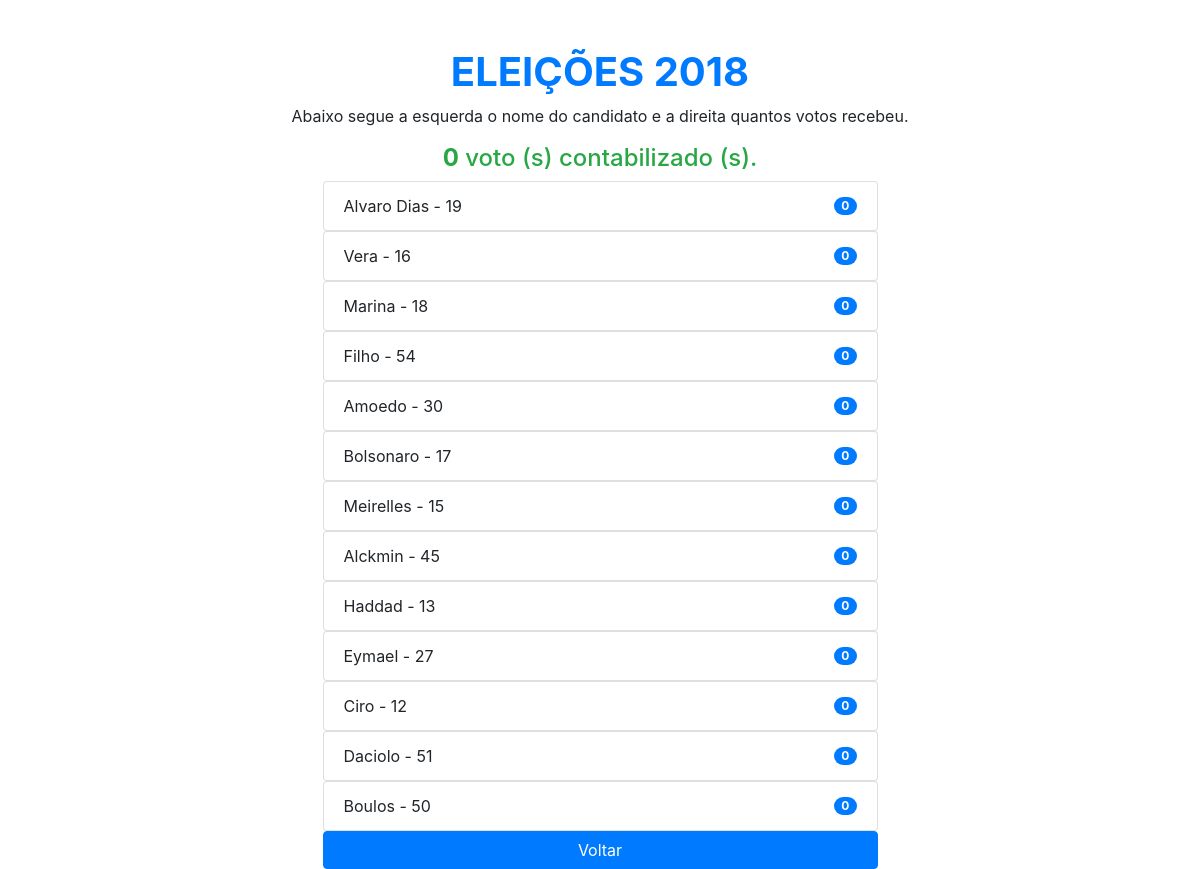
The app's page /resultado.php with its own data.
### tables this page shows
CREATE TABLE `candidatos` (
  `id` int(11) NOT NULL,
  `cadidato` varchar(50) NOT NULL,
  `imagem` varchar(200) NOT NULL,
  `qtd_voto` int(50) NOT NULL
);

### resultado.php (the view, shortened to what this page needs)
<?php
include "conexao.php";
?>
<!DOCTYPE html>
<html lang="pt-BR">
	<head>
		<link rel="stylesheet" href="https://stackpath.bootstrapcdn.com/bootstrap/4.1.3/css/bootstrap.min.css">
	</head>
	<body>
		<div class="container">
			<h1 class="text-center mt-5  text-primary"><strong>ELEIÇÕES 2018</strong></h1>
			<p class="text-center mb-3">Abaixo segue a esquerda o nome do candidato e a direita quantos votos recebeu.</p>
			<div class="row">
                <div class="col-sm-12 col-md-12 btn-block  text-center">
				<?php
$result_candidato = " select  sum(qtd_voto) from candidatos ";
$resultado_candidatos = mysqli_query($conn, $result_candidato);
while ($linha = mysqli_fetch_array($resultado_candidatos)) {
	?>
    <H4 class="text-success"><strong><?php echo $linha['sum(qtd_voto)']; ?></strong> voto (s) contabilizado (s).</H4>
                </div>
<?php
}
?>
<?php
$result_candidato = " select * from candidatos ORDER BY qtd_voto DESC";
$resultado_candidatos = mysqli_query($conn, $result_candidato);
while ($row_candidato = mysqli_fetch_assoc($resultado_candidatos)) {
	?>
				<div class="col-sm-12 col-md-12  ">
					<ul class="list-group align-items-center">
						<li class="list-group-item d-flex justify-content-between align-items-center">
							<?php echo $row_candidato['cadidato']; ?>
							<span class="badge badge-primary badge-pill"><?php echo $row_candidato['qtd_voto']; ?></span>
						</li>
					</ul>
				</div><?php
}
?>
               	<div class="col-sm-12 col-md-12 btn-block  text-center">
               		<a href="index.php"  class="btn btn-primary ">Voltar</a>
               	</div>
			</div>
		</div>
	</body>
</html>

### resultado.php (style rules this page uses)
html { margin: 0px; padding: 0px; }
body { background: #fff; }
li { width: 50%; }
a { width: 50%; }

### records on screen
candidatos: cadidato "Alvaro Dias - 19", qtd_voto "0"
candidatos: cadidato "Vera - 16", qtd_voto "0"
candidatos: cadidato "Marina - 18", qtd_voto "0"
candidatos: cadidato "Filho - 54", qtd_voto "0"
candidatos: cadidato "Amoedo - 30", qtd_voto "0"
candidatos: cadidato "Bolsonaro - 17", qtd_voto "0"
candidatos: cadidato "Meirelles - 15", qtd_voto "0"
candidatos: cadidato "Alckmin - 45", qtd_voto "0"
candidatos: cadidato "Haddad - 13", qtd_voto "0"
candidatos: cadidato "Eymael - 27", qtd_voto "0"
candidatos: cadidato "Ciro - 12", qtd_voto "0"
candidatos: cadidato "Daciolo - 51", qtd_voto "0"
candidatos: cadidato "Boulos - 50", qtd_voto "0"

### other values on screen
$linha['sum(qtd_voto)'] "0"
